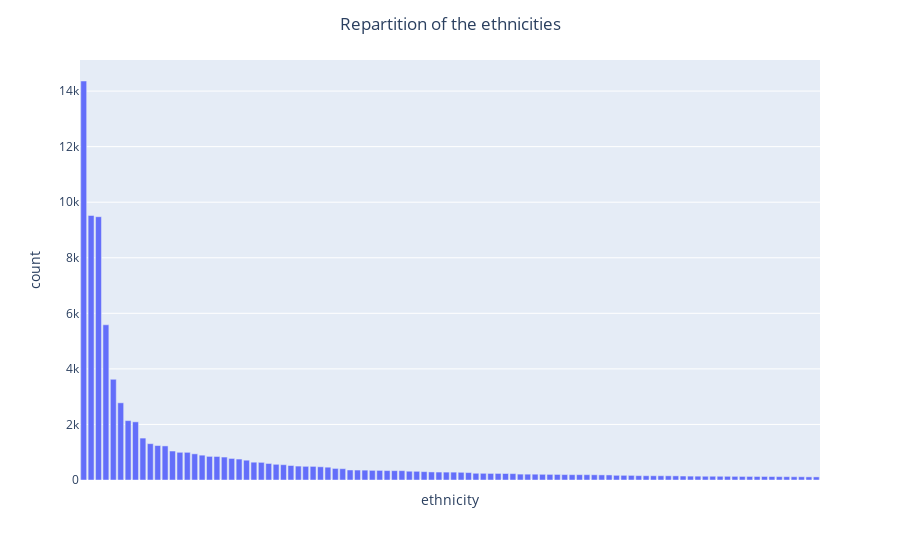

The notebook cell saved with this chart:
### Code cell
#plotting the distribution of the different ethnicities in the df
ps.plotEthnicityRepartition(df_ethnicities)

### Figure 1 — Plotly figure (JSON) as saved in the notebook; plotly's stock layout.template omitted (floating-point values rounded to 4 significant figures)
{"data": [{"alignmentgroup": "True", "hovertemplate": "x=%{x}<br>y=%{y}<extra></extra>", "legendgroup": "", "marker": {"color": "#636efa", "pattern": {"shape": ""}}, "name": "", "offsetgroup": "", "orientation": "v", "showlegend": false, "textposition": "auto", "type": "bar", "x": ["Indians", "African Americans", "Jewish people", "English people", "Irish Americans", "Italian Americans", "Scottish Americans", "White Americans", "Irish people", "British", "Italians", "French", "Tamil", "Punjabis", "Malayali", "Scottish people", "Swedish Americans", "Swedes", "German Americans", "American Jews", "Bengali", "Marathi people", "Canadian Americans", "Germans", "English Americans", "Japanese people', 'Q31340083", "Dutch Americans", "Welsh people", "Mexican Americans", "Koreans", "White British", "Hongkongers", "Irish migration to Great Britain", "Scotch-Irish Americans", "Telugu people", "Gujarati people", "Hungarian Americans", "Spanish Americans", "Russian Americans", "Spaniards", "Chinese Americans", "Hispanic and Latino Americans", "Greek Americans", "Kashmiri Pandit", "Polish Americans", "Kayastha", "British Americans", "Scandinavian Americans", "Tamil Brahmin", "Mexicans", "Sindhis", "French Americans", "Japanese Americans", "Danes", "Puerto Ricans", "Parsi", "Dutch", "Indian Americans", "Danish Americans", "Cuban Americans", "Asian Americans", "Scottish Canadians", "names of the Greeks", "Romani people", "Cajun", "Russians", "Bunt (RAJPUT)", "Australians", "Stateside Puerto Ricans", "Slovak Americans", "Indigenous peoples of the Americas", "Nair", "Sri Lankan Tamils", "Pashtuns", "British Indian", "Czech Americans", "Kanyakubja Brahmins", "Ashkenazi Jews", "Cherokee", "Kiwi", "European Americans", "Ezhava", "Sicilian Americans", "Norwegian Americans", "Norwegians", "Bihari people", "French Canadians", "Czechs", "Karnataka Brahmins", "Americans", "Croatian Americans", "Lithuanian Americans", "Hungarians", "Bengali Hindus", "Australian Americans", "Serbian Americans", "Filipino people", "Austrians", "Taiwanese people", "Albanian Americans"], "xaxis": "x", "y": [14363, 9521, 9478, 5587, 3626, 2779, 2138, 2094, 1509, 1308, 1240, 1227, 1043, 997, 996, 942, 894, 850, 847, 826, 776, 754, 713, 641, 635, 595, 565, 551, 522, 501, 492, 490, 476, 461, 417, 407, 361, 358, 355, 347, 346, 339, 336, 336, 316, 313, 301, 290, 286, 284, 283, 277, 267, 242, 241, 237, 236, 234, 230, 212, 210, 209, 205, 202, 200, 195, 192, 192, 191, 188, 184, 182, 169, 168, 166, 156, 154, 153, 153, 151, 149, 143, 140, 138, 135, 135, 134, 133, 131, 128, 128, 127, 127, 125, 122, 120, 118, 117, 113, 112], "yaxis": "y"}], "layout": {"barmode": "relative", "legend": {"title": {}, "tracegroupgap": 0}, "margin": {"t": 60}, "showlegend": false, "title": {"text": "Repartition of the ethnicities", "x": 0.5}, "xaxis": {"anchor": "y", "domain": [0, 1], "showticklabels": false, "title": {"text": "ethnicity"}}, "yaxis": {"anchor": "x", "domain": [0, 1], "title": {"text": "count"}}}}
